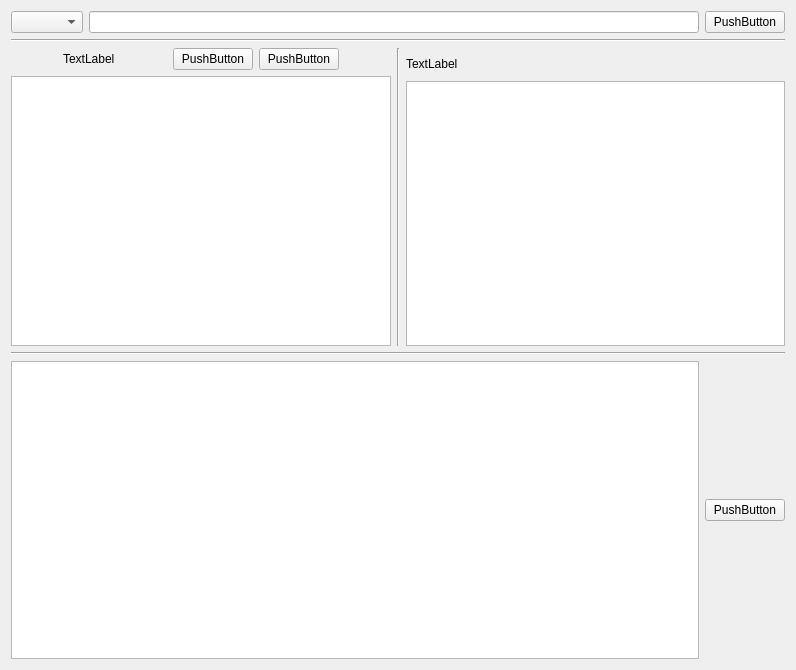
<?xml version="1.0" encoding="UTF-8"?>
<ui version="4.0">
 <class>Form</class>
 <widget class="QWidget" name="Form">
  <property name="geometry">
   <rect>
    <x>0</x>
    <y>0</y>
    <width>796</width>
    <height>670</height>
   </rect>
  </property>
  <property name="windowTitle">
   <string>Form</string>
  </property>
  <layout class="QVBoxLayout" name="verticalLayout_3">
   <item>
    <layout class="QHBoxLayout" name="horizontalLayout">
     <item>
      <widget class="QComboBox" name="comboBox"/>
     </item>
     <item>
      <widget class="QLineEdit" name="lineEdit"/>
     </item>
     <item>
      <widget class="QPushButton" name="pushButton">
       <property name="text">
        <string>PushButton</string>
       </property>
      </widget>
     </item>
    </layout>
   </item>
   <item>
    <widget class="Line" name="line">
     <property name="orientation">
      <enum>Qt::Horizontal</enum>
     </property>
    </widget>
   </item>
   <item>
    <layout class="QHBoxLayout" name="horizontalLayout_5">
     <item>
      <layout class="QVBoxLayout" name="verticalLayout">
       <item>
        <layout class="QHBoxLayout" name="horizontalLayout_2">
         <item>
          <spacer name="horizontalSpacer_4">
           <property name="orientation">
            <enum>Qt::Horizontal</enum>
           </property>
           <property name="sizeHint" stdset="0">
            <size>
             <width>40</width>
             <height>20</height>
            </size>
           </property>
          </spacer>
         </item>
         <item>
          <widget class="QLabel" name="label">
           <property name="text">
            <string>TextLabel</string>
           </property>
          </widget>
         </item>
         <item>
          <spacer name="horizontalSpacer">
           <property name="orientation">
            <enum>Qt::Horizontal</enum>
           </property>
           <property name="sizeHint" stdset="0">
            <size>
             <width>40</width>
             <height>20</height>
            </size>
           </property>
          </spacer>
         </item>
         <item>
          <widget class="QPushButton" name="pushButton_2">
           <property name="text">
            <string>PushButton</string>
           </property>
          </widget>
         </item>
         <item>
          <widget class="QPushButton" name="pushButton_3">
           <property name="text">
            <string>PushButton</string>
           </property>
          </widget>
         </item>
         <item>
          <spacer name="horizontalSpacer_5">
           <property name="orientation">
            <enum>Qt::Horizontal</enum>
           </property>
           <property name="sizeHint" stdset="0">
            <size>
             <width>40</width>
             <height>20</height>
            </size>
           </property>
          </spacer>
         </item>
        </layout>
       </item>
       <item>
        <widget class="QTableWidget" name="tableWidget"/>
       </item>
      </layout>
     </item>
     <item>
      <widget class="Line" name="line_2">
       <property name="orientation">
        <enum>Qt::Vertical</enum>
       </property>
      </widget>
     </item>
     <item>
      <layout class="QVBoxLayout" name="verticalLayout_2">
       <item>
        <layout class="QHBoxLayout" name="horizontalLayout_3">
         <item>
          <layout class="QVBoxLayout" name="verticalLayout_6">
           <property name="topMargin">
            <number>9</number>
           </property>
           <property name="bottomMargin">
            <number>4</number>
           </property>
           <item>
            <widget class="QLabel" name="label_2">
             <property name="text">
              <string>TextLabel</string>
             </property>
            </widget>
           </item>
          </layout>
         </item>
        </layout>
       </item>
       <item>
        <widget class="QTextEdit" name="textEdit"/>
       </item>
      </layout>
     </item>
    </layout>
   </item>
   <item>
    <widget class="Line" name="line_3">
     <property name="orientation">
      <enum>Qt::Horizontal</enum>
     </property>
    </widget>
   </item>
   <item>
    <layout class="QHBoxLayout" name="horizontalLayout_4">
     <item>
      <widget class="QListWidget" name="listWidget"/>
     </item>
     <item>
      <layout class="QVBoxLayout" name="verticalLayout_4">
       <item>
        <widget class="QPushButton" name="pushButton_4">
         <property name="text">
          <string>PushButton</string>
         </property>
        </widget>
       </item>
      </layout>
     </item>
    </layout>
   </item>
  </layout>
 </widget>
 <resources/>
 <connections/>
</ui>
